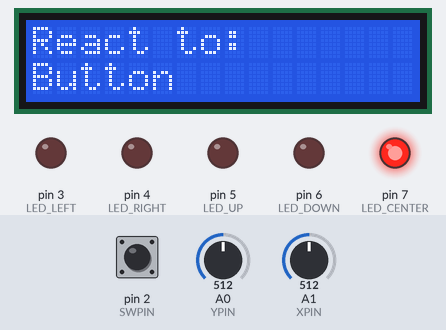
The sketch below on a simulated Arduino Uno, built with avr-gcc and run on an emulated ATmega328P. Shown: 16×2 character LCD, output pins drawn as LEDs (lit = HIGH). The inputs (shaded band) are chosen by the test bench; at power-on: pin 2 (SWPIN) HIGH, A0 (YPIN) = 512, A1 (XPIN) = 512. Random numbers use the default seed unless the sketch sets one.

Above: at 3.2 s.
3.3 s: pin 2 (SWPIN) pulled LOW for 0.15 s
At 4.3 s:
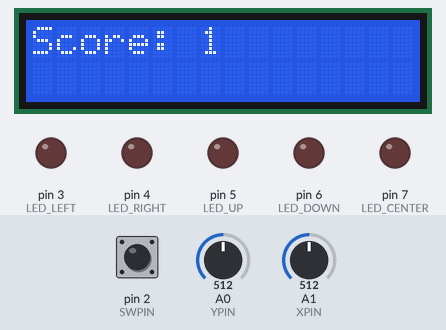
6.4 s: pin 2 (SWPIN) pulled LOW for 1 s
At 7.8 s:
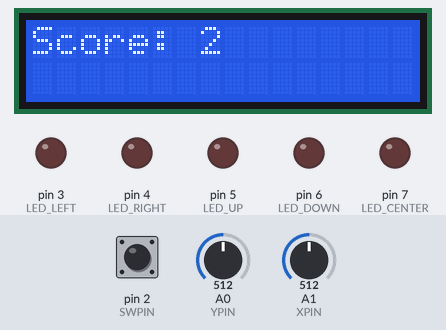
10.4 s: A0 (YPIN) set to 409
13.4 s: A0 (YPIN) set to 390
At 14.4 s:
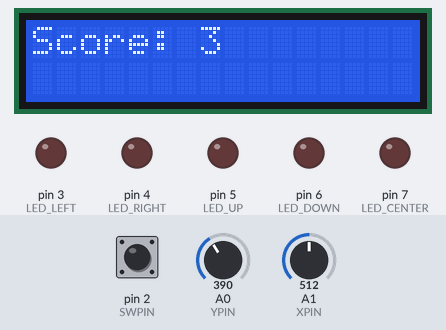
19.4 s: A1 (XPIN) set to 590
Timing chart, 0 to 33.0 s (numbered marks = the images above; inputs shaded):
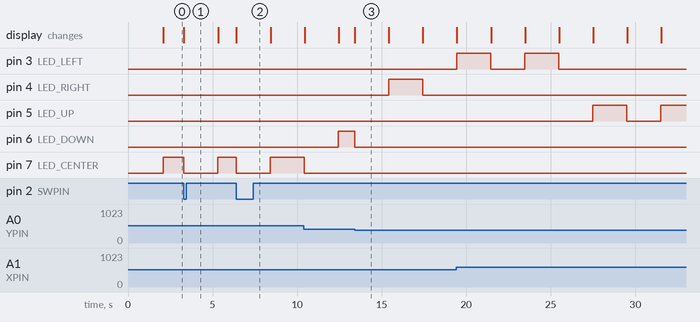

Measured:
- by itself, pin 3 (LED_LEFT): alternates HIGH for 2.0 s and LOW for 2.0 s, 4 changes in all, then stays LOW
- what the display in image 3 shows lasts 2.0 s, from 13.4 s to 15.4 s

The sketch:

sketch.ino
```cpp
#include <Wire.h>
#include <LiquidCrystal_I2C.h> // Library for 16x2 I2C LCD

// Joystick pins
#define YPIN A0
#define XPIN A1
#define SWPIN 2 // Joystick button

// LED pins for each direction
#define LED_LEFT 3
#define LED_RIGHT 4
#define LED_UP 5
#define LED_DOWN 6
#define LED_CENTER 7

LiquidCrystal_I2C lcd(0x27, 16, 2); // LCD address – usually 0x27

int score = 0; // Variable for storing the score

void setup() {
  pinMode(SWPIN, INPUT);
  digitalWrite(SWPIN, HIGH); // Enable pull-up resistor (joystick connects to GND)

  // Set LED pins as outputs
  pinMode(LED_LEFT, OUTPUT);
  pinMode(LED_RIGHT, OUTPUT);
  pinMode(LED_UP, OUTPUT);
  pinMode(LED_DOWN, OUTPUT);
  pinMode(LED_CENTER, OUTPUT);

  // Initialize LCD
  lcd.init();
  lcd.backlight(); // Turn on backlight
  lcd.setCursor(0, 0);
  lcd.print("Game Start!");

  randomSeed(analogRead(A2)); // Random seed (use an unconnected pin)

  delay(2000); // Short pause
}

void loop() {
  int direction = random(0, 5); // Random direction 0–4

  resetLEDs(); // Turn off all LEDs
  lightLED(direction); // Light up the corresponding LED
  showDirection(direction); // Display direction on the LCD

  unsigned long start = millis(); // Record start time
  bool reacted = false;

  // Check for user reaction within 2 seconds
  while (millis() - start < 2000) {
    if (checkInput(direction)) {
      score++; // Add point
      reacted = true;
      break;
    }
  }

  resetLEDs(); // Turn off LEDs
  showScore(); // Show current score
  delay(2000);  // Short pause before next round
}

// Function to turn off all LEDs
void resetLEDs() {
  digitalWrite(LED_LEFT, LOW);
  digitalWrite(LED_RIGHT, LOW);
  digitalWrite(LED_UP, LOW);
  digitalWrite(LED_DOWN, LOW);
  digitalWrite(LED_CENTER, LOW);
}

// Function to turn on the appropriate LED
void lightLED(int dir) {
  switch (dir) {
    case 0: digitalWrite(LED_LEFT, HIGH); break;
    case 1: digitalWrite(LED_RIGHT, HIGH); break;
    case 2: digitalWrite(LED_UP, HIGH); break;
    case 3: digitalWrite(LED_DOWN, HIGH); break;
    case 4: digitalWrite(LED_CENTER, HIGH); break;
  }
}

// Checks if the user responded correctly
bool checkInput(int dir) {
  int x = analogRead(XPIN);
  int y = analogRead(YPIN);
  int sw = digitalRead(SWPIN);

  switch (dir) {
    case 0: return x > 600;         // Left
    case 1: return x < 400;         // Right
    case 2: return y > 600;         // Up
    case 3: return y < 400;         // Down
    case 4: return sw == LOW;       // Button pressed
  }
  return false;
}

// Displays current score on the LCD
void showScore() {
  lcd.clear();
  lcd.setCursor(0, 0);
  lcd.print("Score: ");
  lcd.print(score);
}

// Displays the direction the user should respond to
void showDirection(int dir) {
  lcd.clear();
  lcd.setCursor(0, 0);
  lcd.print("React to:");
  lcd.setCursor(0, 1);

  switch (dir) {
    case 0: lcd.print("Left"); break;
    case 1: lcd.print("Right"); break;
    case 2: lcd.print("Up"); break;
    case 3: lcd.print("Down"); break;
    case 4: lcd.print("Button"); break;
  }
}
```
